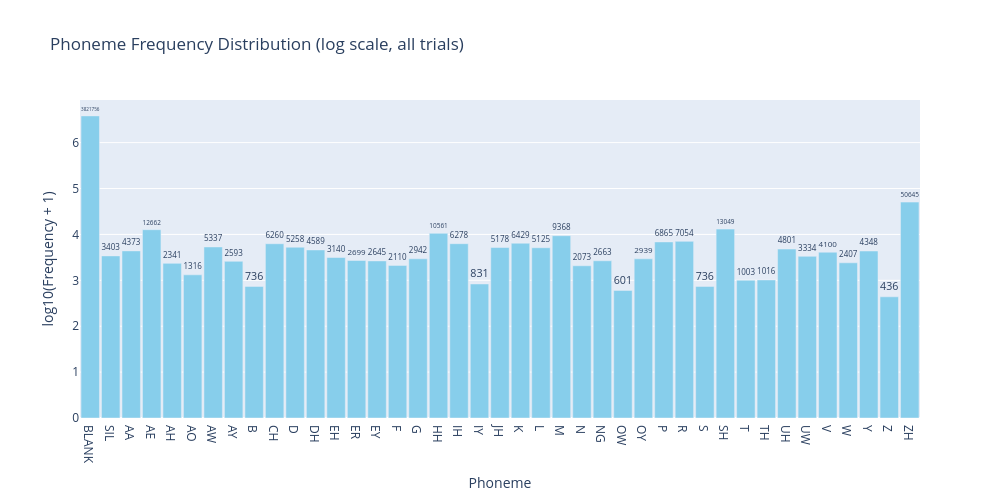

Notebook code cell kept with this figure:
### Code cell
# Directly use all_class_ids to map to phonemes, ensuring the distribution matches class id distribution
def ids_to_phonemes(seq_ids, id2symbol):
    return [id2symbol[i] if 0 <= i < len(id2symbol) else f"UNK_{i}" for i in seq_ids]

# Get all phoneme labels corresponding to class ids
all_phoneme_labels = np.array(ids_to_phonemes(all_class_ids, LOGIT_PHONE_DEF))

# Count the frequency of each class id (corresponds to class_ids, counts above)
min_id = int(all_class_ids.min())
max_id = int(all_class_ids.max())
class_ids = np.arange(min_id, max_id + 1)
phoneme_list = [LOGIT_PHONE_DEF[cid] if 0 <= cid < len(LOGIT_PHONE_DEF) else f"UNK_{cid}" for cid in class_ids]
counts = np.array([(all_class_ids == cid).sum() for cid in class_ids])

# Take log on y-axis
log_counts = np.log10(counts + 1)

fig = go.Figure()
fig.add_trace(go.Bar(
    x=phoneme_list,
    y=log_counts,
    text=counts,  # Show actual frequency
    textposition='outside',
    marker_color='skyblue'
))

fig.update_layout(
    title='Phoneme Frequency Distribution (log scale, all trials)',
    xaxis_title='Phoneme',
    yaxis_title='log10(Frequency + 1)',
    xaxis=dict(
        tickmode='array',
        tickvals=phoneme_list,
        ticktext=phoneme_list
    ),
    bargap=0.1,
    showlegend=False,
    height=500,
    width=1000
)

fig.show()

### Figure 1 — Plotly figure (JSON) as saved in the notebook; plotly's stock layout.template omitted (floating-point values rounded to 4 significant figures)
{"data": [{"marker": {"color": "skyblue"}, "text": [3822000.0, 3403.0, 4373.0, 12660.0, 2341.0, 1316.0, 5337.0, 2593.0, 736.0, 6260.0, 5258.0, 4589.0, 3140.0, 2699.0, 2645.0, 2110.0, 2942.0, 10560.0, 6278.0, 831.0, 5178.0, 6429.0, 5125.0, 9368.0, 2073.0, 2663.0, 601.0, 2939.0, 6865.0, 7054.0, 736.0, 13050.0, 1003.0, 1016.0, 4801.0, 3334.0, 4100.0, 2407.0, 4348.0, 436.0, 50640.0], "textposition": "outside", "type": "bar", "x": ["BLANK", "SIL", "AA", "AE", "AH", "AO", "AW", "AY", "B", "CH", "D", "DH", "EH", "ER", "EY", "F", "G", "HH", "IH", "IY", "JH", "K", "L", "M", "N", "NG", "OW", "OY", "P", "R", "S", "SH", "T", "TH", "UH", "UW", "V", "W", "Y", "Z", "ZH"], "y": [6.582, 3.532, 3.641, 4.103, 3.37, 3.12, 3.727, 3.414, 2.867, 3.797, 3.721, 3.662, 3.497, 3.431, 3.423, 3.324, 3.469, 4.024, 3.798, 2.92, 3.714, 3.808, 3.71, 3.972, 3.317, 3.426, 2.78, 3.468, 3.837, 3.848, 2.867, 4.116, 3.002, 3.007, 3.681, 3.523, 3.613, 3.382, 3.638, 2.64, 4.705]}], "layout": {"bargap": 0.1, "height": 500, "showlegend": false, "title": {"text": "Phoneme Frequency Distribution (log scale, all trials)"}, "width": 1000, "xaxis": {"tickmode": "array", "ticktext": ["BLANK", "SIL", "AA", "AE", "AH", "AO", "AW", "AY", "B", "CH", "D", "DH", "EH", "ER", "EY", "F", "G", "HH", "IH", "IY", "JH", "K", "L", "M", "N", "NG", "OW", "OY", "P", "R", "S", "SH", "T", "TH", "UH", "UW", "V", "W", "Y", "Z", "ZH"], "tickvals": ["BLANK", "SIL", "AA", "AE", "AH", "AO", "AW", "AY", "B", "CH", "D", "DH", "EH", "ER", "EY", "F", "G", "HH", "IH", "IY", "JH", "K", "L", "M", "N", "NG", "OW", "OY", "P", "R", "S", "SH", "T", "TH", "UH", "UW", "V", "W", "Y", "Z", "ZH"], "title": {"text": "Phoneme"}}, "yaxis": {"title": {"text": "log10(Frequency + 1)"}}}}
